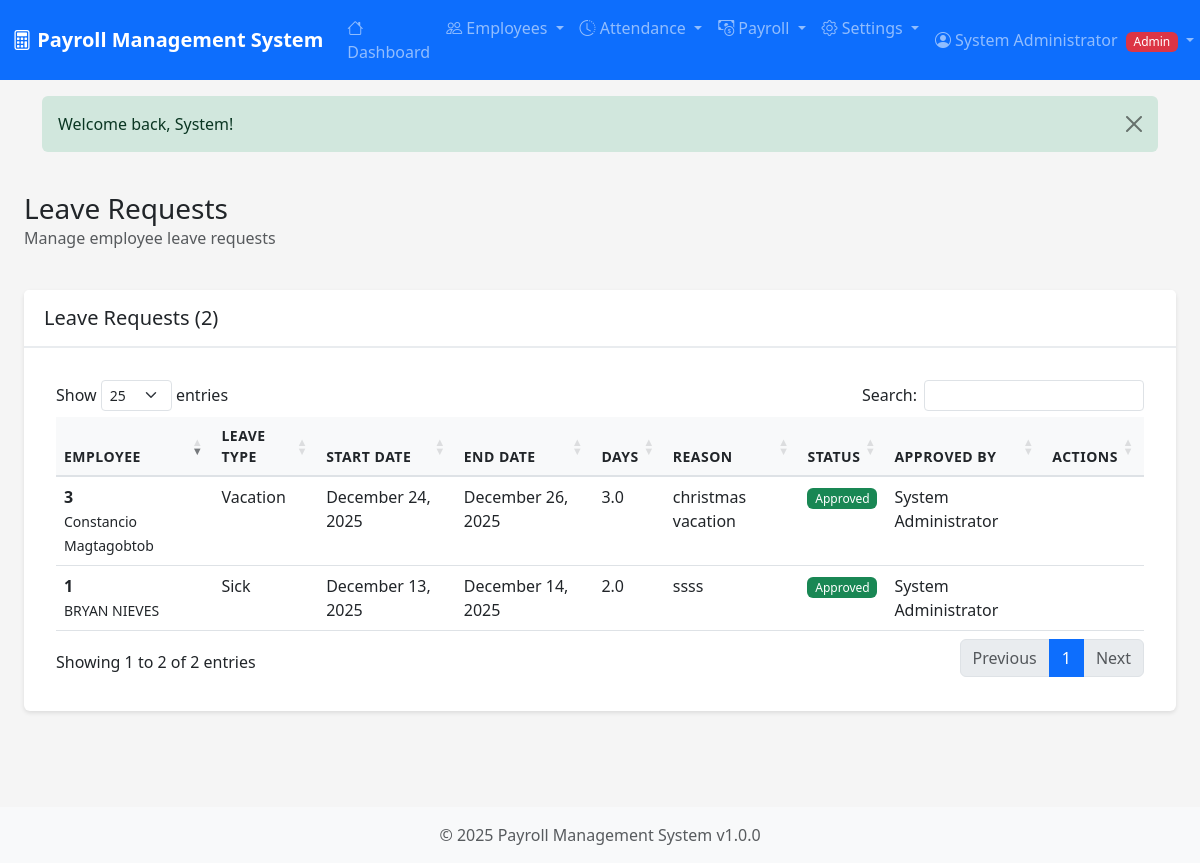
/attendance/leave_requests.php (signed in), run on the app's committed database.
### tables this page shows
CREATE TABLE `leave_requests` (
  `id` int(11) NOT NULL,
  `employee_id` int(11) NOT NULL,
  `leave_type` enum('vacation','sick','emergency','maternity','paternity','other') NOT NULL,
  `start_date` date NOT NULL,
  `end_date` date NOT NULL,
  `days_requested` decimal(5,2) NOT NULL,
  `reason` text DEFAULT NULL,
  `status` enum('pending','approved','rejected','cancelled') DEFAULT 'pending',
  `approved_by` int(11) DEFAULT NULL,
  `approved_at` datetime DEFAULT NULL,
  `rejection_reason` text DEFAULT NULL,
  `created_at` timestamp NOT NULL DEFAULT current_timestamp(),
  `updated_at` timestamp NOT NULL DEFAULT current_timestamp() ON UPDATE current_timestamp()
);

CREATE TABLE `employees` (
  `id` int(11) NOT NULL,
  `user_id` int(11) DEFAULT NULL,
  `employee_id` varchar(20) NOT NULL,
  `first_name` varchar(50) NOT NULL,
  `last_name` varchar(50) NOT NULL,
  `middle_name` varchar(50) DEFAULT NULL,
  `email` varchar(100) NOT NULL,
  `phone` varchar(20) DEFAULT NULL,
  `address` text DEFAULT NULL,
  `date_of_birth` date DEFAULT NULL,
  `gender` enum('male','female','other') DEFAULT NULL,
  `marital_status` enum('single','married','divorced','widowed') DEFAULT NULL,
  `position` varchar(100) NOT NULL,
  `department` varchar(100) NOT NULL,
  `employment_type` enum('full-time','part-time','contract','intern') DEFAULT 'full-time',
  `employment_status` enum('active','on-leave','suspended','terminated') DEFAULT 'active',
  `hire_date` date NOT NULL,
  `termination_date` date DEFAULT NULL,
  `base_salary` decimal(12,2) NOT NULL,
  `hourly_rate` decimal(10,2) DEFAULT NULL,
  `bank_name` varchar(100) DEFAULT NULL,
  `bank_account` varchar(50) DEFAULT NULL,
  `tax_id` varchar(50) DEFAULT NULL,
  `sss_number` varchar(20) DEFAULT NULL,
  `philhealth_number` varchar(20) DEFAULT NULL,
  `pagibig_number` varchar(20) DEFAULT NULL,
  `created_at` timestamp NOT NULL DEFAULT current_timestamp(),
  `updated_at` timestamp NOT NULL DEFAULT current_timestamp() ON UPDATE current_timestamp()
);

CREATE TABLE `users` (
  `id` int(11) NOT NULL,
  `username` varchar(50) NOT NULL,
  `email` varchar(100) NOT NULL,
  `password_hash` varchar(255) NOT NULL,
  `role` enum('admin','hr','employee','accountant') DEFAULT 'employee',
  `first_name` varchar(50) NOT NULL,
  `last_name` varchar(50) NOT NULL,
  `is_active` tinyint(1) DEFAULT 1,
  `last_login` datetime DEFAULT NULL,
  `created_at` timestamp NOT NULL DEFAULT current_timestamp(),
  `updated_at` timestamp NOT NULL DEFAULT current_timestamp() ON UPDATE current_timestamp()
);

### includes/auth.php (called while the page is built, shortened)
<?php
class Auth {
    public static function isLoggedIn() {
        return isset($_SESSION['user_id']) && isset($_SESSION['username']);
    }
    public static function hasRole($requiredRole) {
        $userRole = $_SESSION['role'] ?? '';
        $roleHierarchy = [
            'admin' => 4,
            'hr' => 3,
            'accountant' => 3,
            'employee' => 1
        ];
        $userLevel = $roleHierarchy[$userRole] ?? 0;
        $requiredLevel = $roleHierarchy[$requiredRole] ?? 0;
        return $userLevel >= $requiredLevel;
    }
}

### includes/functions.php (called while the page is built, shortened)
<?php
function formatDate($date, $format = DISPLAY_DATE_FORMAT) {
    return date($format, strtotime($date));
}
function getStatusBadge($status) {
    $badges = [
        'active' => 'success',
        'on-leave' => 'warning',
        'suspended' => 'danger',
        'terminated' => 'dark',
        'pending' => 'warning',
        'approved' => 'success',
        'rejected' => 'danger',
        'draft' => 'secondary',
        'processing' => 'info',
        'completed' => 'success',
        'locked' => 'dark',
        'paid' => 'success',
        'cancelled' => 'danger'
    ];
    return $badges[$status] ?? 'secondary';
}

### attendance/leave_requests.php (the view, shortened to what this page needs)
<?php
require_once __DIR__ . '/../includes/header.php';
require_once __DIR__ . '/../includes/auth.php';
require_once __DIR__ . '/../includes/functions.php';
$database = new Database();
$conn = $database->getConnection();
if (Auth::hasRole('hr') || Auth::hasRole('admin')) {
    $query = "SELECT lr.*, e.employee_id, e.first_name, e.last_name, u.first_name as approver_first, u.last_name as approver_last
              FROM leave_requests lr
              INNER JOIN employees e ON lr.employee_id = e.id
              LEFT JOIN users u ON lr.approved_by = u.id
              ORDER BY lr.created_at DESC";
}
$stmt = $conn->prepare($query);
$stmt->execute();
$requests = $stmt->fetchAll();
require_once __DIR__ . '/../includes/header.php';
?>
<div class="container-fluid">
    <div class="row mb-4">
        <div class="col-12">
            <div class="d-flex justify-content-between align-items-center">
                <div>
                    <h1 class="h3 mb-0">Leave Requests</h1>
                    <p class="text-muted">Manage employee leave requests</p>
                </div>
            </div>
        </div>
    </div>
    <div class="card">
        <div class="card-header">
            <h5 class="mb-0">Leave Requests (<?php echo count($requests); ?>)</h5>
        </div>
        <div class="card-body">
            <?php if (count($requests) > 0): ?>
            <div class="table-responsive">
                <table class="table table-hover data-table">
                    <thead>
                        <tr>
                            <th>Employee</th>
                            <th>Leave Type</th>
                            <th>Start Date</th>
                            <th>End Date</th>
                            <th>Days</th>
                            <th>Reason</th>
                            <th>Status</th>
                            <th>Approved By</th>
                            <th>Actions</th>
                        </tr>
                    </thead>
                    <tbody>
                        <?php foreach ($requests as $req): ?>
                        <tr>
                            <td>
                                <strong><?php echo htmlspecialchars($req['employee_id']); ?></strong><br>
                                <small><?php echo htmlspecialchars($req['first_name'] . ' ' . $req['last_name']); ?></small>
                            </td>
                            <td><?php echo ucfirst(str_replace('-', ' ', $req['leave_type'])); ?></td>
                            <td><?php echo formatDate($req['start_date']); ?></td>
                            <td><?php echo formatDate($req['end_date']); ?></td>
                            <td><?php echo number_format($req['days_requested'], 1); ?></td>
                            <td><?php echo htmlspecialchars(substr($req['reason'], 0, 50)) . (strlen($req['reason']) > 50 ? '...' : ''); ?></td>
                            <td>
                                <span class="badge bg-<?php echo getStatusBadge($req['status']); ?>">
                                    <?php echo ucfirst($req['status']); ?>
                                </span>
                            </td>
                            <td>
                                <?php if ($req['approver_first']): ?>
                                <?php echo htmlspecialchars($req['approver_first'] . ' ' . $req['approver_last']); ?>
                                <?php else: ?>
                                <span class="text-muted">-</span>
                                <?php endif; ?>
                            </td>
                            <td>
                            </td>
                        </tr>
                        <?php endforeach; ?>
                    </tbody>
                </table>
            </div>
            <?php endif; ?>
        </div>
    </div>
</div>
<?php require_once __DIR__ . '/../includes/footer.php'; ?>

### assets/css/style.css (style rules this page uses)
:root { --primary-color: #0d6efd; --secondary-color: #6c757d; --success-color: #198754; --danger-color: #dc3545; --warning-color: #ffc107; --info-color: #0dcaf0; --light-color: #f8f9fa; --dark-color: #212529; }
body { font-family: 'Segoe UI', Tahoma, Geneva, Verdana, sans-serif; background-color: #f5f5f5; min-height: 100vh; display: flex; flex-direction: column; }
.card { border: none; box-shadow: 0 2px 4px rgba(0, 0, 0, 0.1); transition: box-shadow 0.3s; margin-bottom: 1.5rem; }
.card-header { background-color: #fff; border-bottom: 2px solid #e9ecef; font-weight: 600; padding: 1rem 1.25rem; }
.table { background-color: #fff; }
.table thead th { background-color: #f8f9fa; border-bottom: 2px solid #dee2e6; font-weight: 600; text-transform: uppercase; font-size: 0.875rem; letter-spacing: 0.5px; }
.badge { padding: 0.35em 0.65em; font-weight: 500; }

### data on the page
leave_requests: employee.employee_id "3", employee.last_name "Constancio Magtagobtob", leave_type "Vacation", start_date "December 24, 2025", end_date "December 26, 2025", days_requested "3.0", reason "christmas vacation", status "Approved", approved_by.last_name "System Administrator"
leave_requests: employee.employee_id "1", employee.last_name "BRYAN NIEVES", leave_type "Sick", start_date "December 13, 2025", end_date "December 14, 2025", days_requested "2.0", reason "ssss", status "Approved", approved_by.last_name "System Administrator"

### other printed values
APP_NAME "Payroll Management System"
$currentUser['full_name'] "System Administrator"
$currentUser['role'] "Admin"
$flashMessage['message'] "Welcome back, System!"
count($requests) "2"
APP_VERSION "1.0.0"
